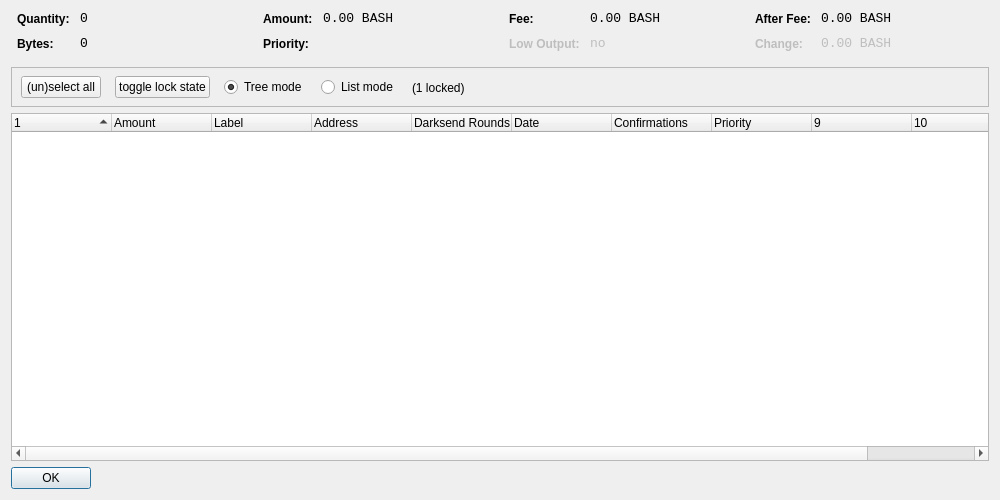
<?xml version="1.0" encoding="UTF-8"?>
<ui version="4.0">
 <class>CoinControlDialog</class>
 <widget class="QDialog" name="CoinControlDialog">
  <property name="geometry">
   <rect>
    <x>0</x>
    <y>0</y>
    <width>1000</width>
    <height>500</height>
   </rect>
  </property>
  <property name="windowTitle">
   <string>Coin Control</string>
  </property>
  <layout class="QVBoxLayout" name="verticalLayout">
   <item>
    <layout class="QHBoxLayout" name="horizontalLayoutTop" stretch="0,0,0,0">
     <property name="topMargin">
      <number>0</number>
     </property>
     <property name="bottomMargin">
      <number>10</number>
     </property>
     <item>
      <layout class="QFormLayout" name="formLayoutCoinControl1">
       <property name="horizontalSpacing">
        <number>10</number>
       </property>
       <property name="verticalSpacing">
        <number>10</number>
       </property>
       <property name="leftMargin">
        <number>6</number>
       </property>
       <property name="rightMargin">
        <number>6</number>
       </property>
       <item row="0" column="0">
        <widget class="QLabel" name="labelCoinControlQuantityText">
         <property name="styleSheet">
          <string notr="true">font-weight:bold;</string>
         </property>
         <property name="text">
          <string>Quantity:</string>
         </property>
        </widget>
       </item>
       <item row="0" column="1">
        <widget class="QLabel" name="labelCoinControlQuantity">
         <property name="font">
          <font>
           <family>Monospace</family>
           <pointsize>10</pointsize>
          </font>
         </property>
         <property name="cursor">
          <cursorShape>IBeamCursor</cursorShape>
         </property>
         <property name="contextMenuPolicy">
          <enum>Qt::ActionsContextMenu</enum>
         </property>
         <property name="text">
          <string notr="true">0</string>
         </property>
         <property name="textInteractionFlags">
          <set>Qt::LinksAccessibleByMouse|Qt::TextSelectableByKeyboard|Qt::TextSelectableByMouse</set>
         </property>
        </widget>
       </item>
       <item row="1" column="0">
        <widget class="QLabel" name="labelCoinControlBytesText">
         <property name="styleSheet">
          <string notr="true">font-weight:bold;</string>
         </property>
         <property name="text">
          <string>Bytes:</string>
         </property>
        </widget>
       </item>
       <item row="1" column="1">
        <widget class="QLabel" name="labelCoinControlBytes">
         <property name="font">
          <font>
           <family>Monospace</family>
           <pointsize>10</pointsize>
          </font>
         </property>
         <property name="cursor">
          <cursorShape>IBeamCursor</cursorShape>
         </property>
         <property name="contextMenuPolicy">
          <enum>Qt::ActionsContextMenu</enum>
         </property>
         <property name="text">
          <string notr="true">0</string>
         </property>
         <property name="textInteractionFlags">
          <set>Qt::LinksAccessibleByMouse|Qt::TextSelectableByKeyboard|Qt::TextSelectableByMouse</set>
         </property>
        </widget>
       </item>
      </layout>
     </item>
     <item>
      <layout class="QFormLayout" name="formLayoutCoinControl2">
       <property name="horizontalSpacing">
        <number>10</number>
       </property>
       <property name="verticalSpacing">
        <number>10</number>
       </property>
       <property name="leftMargin">
        <number>6</number>
       </property>
       <property name="rightMargin">
        <number>6</number>
       </property>
       <item row="0" column="0">
        <widget class="QLabel" name="labelCoinControlAmountText">
         <property name="styleSheet">
          <string notr="true">font-weight:bold;</string>
         </property>
         <property name="text">
          <string>Amount:</string>
         </property>
        </widget>
       </item>
       <item row="0" column="1">
        <widget class="QLabel" name="labelCoinControlAmount">
         <property name="font">
          <font>
           <family>Monospace</family>
           <pointsize>10</pointsize>
          </font>
         </property>
         <property name="cursor">
          <cursorShape>IBeamCursor</cursorShape>
         </property>
         <property name="contextMenuPolicy">
          <enum>Qt::ActionsContextMenu</enum>
         </property>
         <property name="text">
          <string notr="true">0.00 BASH</string>
         </property>
         <property name="textInteractionFlags">
          <set>Qt::LinksAccessibleByMouse|Qt::TextSelectableByKeyboard|Qt::TextSelectableByMouse</set>
         </property>
        </widget>
       </item>
       <item row="1" column="0">
        <widget class="QLabel" name="labelCoinControlPriorityText">
         <property name="styleSheet">
          <string notr="true">font-weight:bold;</string>
         </property>
         <property name="text">
          <string>Priority:</string>
         </property>
        </widget>
       </item>
       <item row="1" column="1">
        <widget class="QLabel" name="labelCoinControlPriority">
         <property name="font">
          <font>
           <family>Monospace</family>
           <pointsize>10</pointsize>
          </font>
         </property>
         <property name="cursor">
          <cursorShape>IBeamCursor</cursorShape>
         </property>
         <property name="contextMenuPolicy">
          <enum>Qt::ActionsContextMenu</enum>
         </property>
         <property name="text">
          <string/>
         </property>
         <property name="textInteractionFlags">
          <set>Qt::LinksAccessibleByMouse|Qt::TextSelectableByKeyboard|Qt::TextSelectableByMouse</set>
         </property>
        </widget>
       </item>
      </layout>
     </item>
     <item>
      <layout class="QFormLayout" name="formLayoutCoinControl3">
       <property name="horizontalSpacing">
        <number>10</number>
       </property>
       <property name="verticalSpacing">
        <number>10</number>
       </property>
       <property name="leftMargin">
        <number>6</number>
       </property>
       <property name="rightMargin">
        <number>6</number>
       </property>
       <item row="0" column="0">
        <widget class="QLabel" name="labelCoinControlFeeText">
         <property name="styleSheet">
          <string notr="true">font-weight:bold;</string>
         </property>
         <property name="text">
          <string>Fee:</string>
         </property>
        </widget>
       </item>
       <item row="0" column="1">
        <widget class="QLabel" name="labelCoinControlFee">
         <property name="font">
          <font>
           <family>Monospace</family>
           <pointsize>10</pointsize>
          </font>
         </property>
         <property name="cursor">
          <cursorShape>IBeamCursor</cursorShape>
         </property>
         <property name="contextMenuPolicy">
          <enum>Qt::ActionsContextMenu</enum>
         </property>
         <property name="text">
          <string notr="true">0.00 BASH</string>
         </property>
         <property name="textInteractionFlags">
          <set>Qt::LinksAccessibleByMouse|Qt::TextSelectableByKeyboard|Qt::TextSelectableByMouse</set>
         </property>
        </widget>
       </item>
       <item row="1" column="0">
        <widget class="QLabel" name="labelCoinControlLowOutputText">
         <property name="enabled">
          <bool>false</bool>
         </property>
         <property name="styleSheet">
          <string notr="true">font-weight:bold;</string>
         </property>
         <property name="text">
          <string>Low Output:</string>
         </property>
        </widget>
       </item>
       <item row="1" column="1">
        <widget class="QLabel" name="labelCoinControlLowOutput">
         <property name="enabled">
          <bool>false</bool>
         </property>
         <property name="font">
          <font>
           <family>Monospace</family>
           <pointsize>10</pointsize>
          </font>
         </property>
         <property name="cursor">
          <cursorShape>IBeamCursor</cursorShape>
         </property>
         <property name="contextMenuPolicy">
          <enum>Qt::ActionsContextMenu</enum>
         </property>
         <property name="text">
          <string notr="true">no</string>
         </property>
         <property name="textInteractionFlags">
          <set>Qt::LinksAccessibleByMouse|Qt::TextSelectableByKeyboard|Qt::TextSelectableByMouse</set>
         </property>
        </widget>
       </item>
      </layout>
     </item>
     <item>
      <layout class="QFormLayout" name="formLayoutCoinControl4">
       <property name="horizontalSpacing">
        <number>10</number>
       </property>
       <property name="verticalSpacing">
        <number>10</number>
       </property>
       <property name="leftMargin">
        <number>6</number>
       </property>
       <property name="rightMargin">
        <number>6</number>
       </property>
       <item row="0" column="0">
        <widget class="QLabel" name="labelCoinControlAfterFeeText">
         <property name="styleSheet">
          <string notr="true">font-weight:bold;</string>
         </property>
         <property name="text">
          <string>After Fee:</string>
         </property>
        </widget>
       </item>
       <item row="0" column="1">
        <widget class="QLabel" name="labelCoinControlAfterFee">
         <property name="font">
          <font>
           <family>Monospace</family>
           <pointsize>10</pointsize>
          </font>
         </property>
         <property name="cursor">
          <cursorShape>IBeamCursor</cursorShape>
         </property>
         <property name="contextMenuPolicy">
          <enum>Qt::ActionsContextMenu</enum>
         </property>
         <property name="text">
          <string notr="true">0.00 BASH</string>
         </property>
         <property name="textInteractionFlags">
          <set>Qt::LinksAccessibleByMouse|Qt::TextSelectableByKeyboard|Qt::TextSelectableByMouse</set>
         </property>
        </widget>
       </item>
       <item row="1" column="0">
        <widget class="QLabel" name="labelCoinControlChangeText">
         <property name="enabled">
          <bool>false</bool>
         </property>
         <property name="styleSheet">
          <string notr="true">font-weight:bold;</string>
         </property>
         <property name="text">
          <string>Change:</string>
         </property>
        </widget>
       </item>
       <item row="1" column="1">
        <widget class="QLabel" name="labelCoinControlChange">
         <property name="enabled">
          <bool>false</bool>
         </property>
         <property name="font">
          <font>
           <family>Monospace</family>
           <pointsize>10</pointsize>
          </font>
         </property>
         <property name="cursor">
          <cursorShape>IBeamCursor</cursorShape>
         </property>
         <property name="contextMenuPolicy">
          <enum>Qt::ActionsContextMenu</enum>
         </property>
         <property name="text">
          <string notr="true">0.00 BASH</string>
         </property>
         <property name="textInteractionFlags">
          <set>Qt::LinksAccessibleByMouse|Qt::TextSelectableByKeyboard|Qt::TextSelectableByMouse</set>
         </property>
        </widget>
       </item>
      </layout>
     </item>
    </layout>
   </item>
   <item>
    <widget class="QFrame" name="frame">
     <property name="minimumSize">
      <size>
       <width>0</width>
       <height>40</height>
      </size>
     </property>
     <property name="frameShape">
      <enum>QFrame::StyledPanel</enum>
     </property>
     <property name="frameShadow">
      <enum>QFrame::Sunken</enum>
     </property>
     <widget class="QWidget" name="horizontalLayoutWidget">
      <property name="geometry">
       <rect>
        <x>10</x>
        <y>0</y>
        <width>781</width>
        <height>41</height>
       </rect>
      </property>
      <layout class="QHBoxLayout" name="horizontalLayoutPanel" stretch="0,0,0,0,0">
       <property name="spacing">
        <number>14</number>
       </property>
       <item>
        <widget class="QPushButton" name="pushButtonSelectAll">
         <property name="sizePolicy">
          <sizepolicy hsizetype="Maximum" vsizetype="Fixed">
           <horstretch>0</horstretch>
           <verstretch>0</verstretch>
          </sizepolicy>
         </property>
         <property name="text">
          <string>(un)select all</string>
         </property>
        </widget>
       </item>
        <item>
         <widget class="QPushButton" name="pushButtonToggleLock">
          <property name="sizePolicy">
           <sizepolicy hsizetype="Maximum" vsizetype="Fixed">
            <horstretch>0</horstretch>
            <verstretch>0</verstretch>
           </sizepolicy>
          </property>
          <property name="text">
           <string>toggle lock state</string>
          </property>
          <property name="autoDefault">
           <bool>false</bool>
          </property>
         </widget>
        </item>
       <item>
        <widget class="QRadioButton" name="radioTreeMode">
         <property name="sizePolicy">
          <sizepolicy hsizetype="Maximum" vsizetype="Fixed">
           <horstretch>0</horstretch>
           <verstretch>0</verstretch>
          </sizepolicy>
         </property>
         <property name="text">
          <string>Tree mode</string>
         </property>
         <property name="checked">
          <bool>true</bool>
         </property>
        </widget>
       </item>
       <item>
        <widget class="QRadioButton" name="radioListMode">
         <property name="sizePolicy">
          <sizepolicy hsizetype="Maximum" vsizetype="Fixed">
           <horstretch>0</horstretch>
           <verstretch>0</verstretch>
          </sizepolicy>
         </property>
         <property name="text">
          <string>List mode</string>
         </property>
        </widget>
       </item>
        <item>
         <widget class="QLabel" name="labelLocked">
          <property name="text">
           <string>(1 locked)</string>
          </property>
         </widget>
        </item>
       <item>
        <spacer name="horizontalSpacer">
         <property name="orientation">
          <enum>Qt::Horizontal</enum>
         </property>
         <property name="sizeHint" stdset="0">
          <size>
           <width>40</width>
           <height>20</height>
          </size>
         </property>
        </spacer>
       </item>
      </layout>
     </widget>
    </widget>
   </item>
   <item>
    <widget class="CoinControlTreeWidget" name="treeWidget">
     <property name="contextMenuPolicy">
      <enum>Qt::CustomContextMenu</enum>
     </property>
     <property name="sortingEnabled">
      <bool>false</bool>
     </property>
     <property name="columnCount">
      <number>11</number>
     </property>
     <attribute name="headerShowSortIndicator" stdset="0">
      <bool>true</bool>
     </attribute>
     <attribute name="headerStretchLastSection">
      <bool>false</bool>
     </attribute>
     <column>
      <property name="text">
       <string/>
      </property>
     </column>
     <column>
      <property name="text">
       <string>Amount</string>
      </property>
     </column>
     <column>
      <property name="text">
       <string>Label</string>
      </property>
     </column>
     <column>
      <property name="text">
       <string>Address</string>
      </property>
     </column>
     <column>
      <property name="text">
       <string>Darksend Rounds</string>
      </property>
    </column>
     <column>
      <property name="text">
       <string>Date</string>
      </property>
     </column>
     <column>
      <property name="text">
       <string>Confirmations</string>
      </property>
      <property name="toolTip">
       <string>Confirmed</string>
      </property>
     </column>
     <column>
      <property name="text">
       <string>Priority</string>
      </property>
     </column>
     <column>
      <property name="text">
       <string/>
      </property>
     </column>
     <column>
      <property name="text">
       <string/>
      </property>
     </column>
     <column>
      <property name="text">
       <string/>
      </property>
     </column>
     <column>
      <property name="text">
       <string/>
      </property>
     </column>
    </widget>
   </item>
   <item>
    <widget class="QDialogButtonBox" name="buttonBox">
     <property name="sizePolicy">
      <sizepolicy hsizetype="Maximum" vsizetype="Fixed">
       <horstretch>0</horstretch>
       <verstretch>0</verstretch>
      </sizepolicy>
     </property>
     <property name="orientation">
      <enum>Qt::Horizontal</enum>
     </property>
     <property name="standardButtons">
      <set>QDialogButtonBox::Ok</set>
     </property>
    </widget>
   </item>
  </layout>
 </widget>
 <customwidgets>
  <customwidget>
   <class>CoinControlTreeWidget</class>
   <extends>QTreeWidget</extends>
   <header>coincontroltreewidget.h</header>
  </customwidget>
 </customwidgets>
 <resources/>
 <connections/>
</ui>
